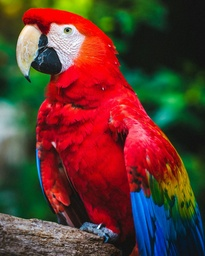
#> input picture Question 1/octree_input.jpg, 205 x 256 px, shrunk from 1024 x 1280 before the run, found by its file name
$ python k_means.py
#> lines starting #> are read from the running program, lines starting #| are printed output that depends on the picture
import numpy as np
from PIL import Image
import matplotlib.pyplot as plt
from sklearn.cluster import KMeans

def kmeans_quantization(img, k):
    # Load the image
#> called with img = 'octree_input.jpg', k = 256
    image = Image.open(img)
#> image is the input picture: PIL image 205x256 RGB; mean R, G, B 94.8, 57.2, 47.4
    image = image.convert("RGB")  # Convert to RGB

    # Convert to numpy array and reshape to (num_pixels, 3)
    image = np.array(image)
    pixels = image.reshape(-1, 3)

    # Apply K-Means clustering (fixed n_init warning)
    kmeans = KMeans(n_clusters=k, random_state=7, n_init='auto')
    kmeans.fit(pixels)

    # Cluster centers (quantized colors) and labels
    centers = kmeans.cluster_centers_.astype(np.uint8)
    labels = kmeans.labels_

    # Reconstruct quantized image
    quantized_image = centers[labels].reshape(image.shape)

    # Compute Mean Squared Error (distortion)
    mse = np.mean((image - quantized_image) ** 2)
#> mse = 21.81

    # Display original and quantized images
    plt.figure(figsize=(12,6))

    plt.subplot(1,2,1)
    plt.title("Original Image")
    plt.imshow(image)
    plt.axis('off')

    plt.subplot(1,2,2)
    plt.title(f"Quantized Image (k={k})\nMSE={mse:.2f}")
    plt.imshow(quantized_image)
    plt.axis('off')

    plt.show()
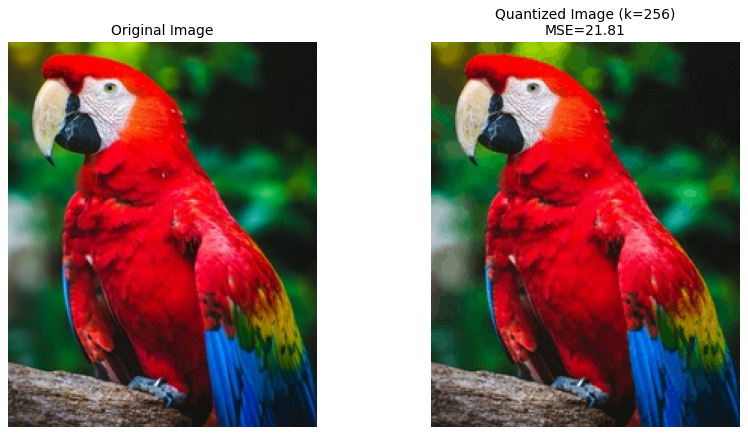
#> figure drawn by matplotlib, 2 panels

    # Save quantized image
    output_path = f"quantized_k{k}.png"
    Image.fromarray(quantized_image).save(output_path)
    print("Saved as:", output_path)

    return quantized_image, mse


# Example usage
quantized_img, mse = kmeans_quantization("octree_input.jpg", k=256)
#> mse = 21.81
